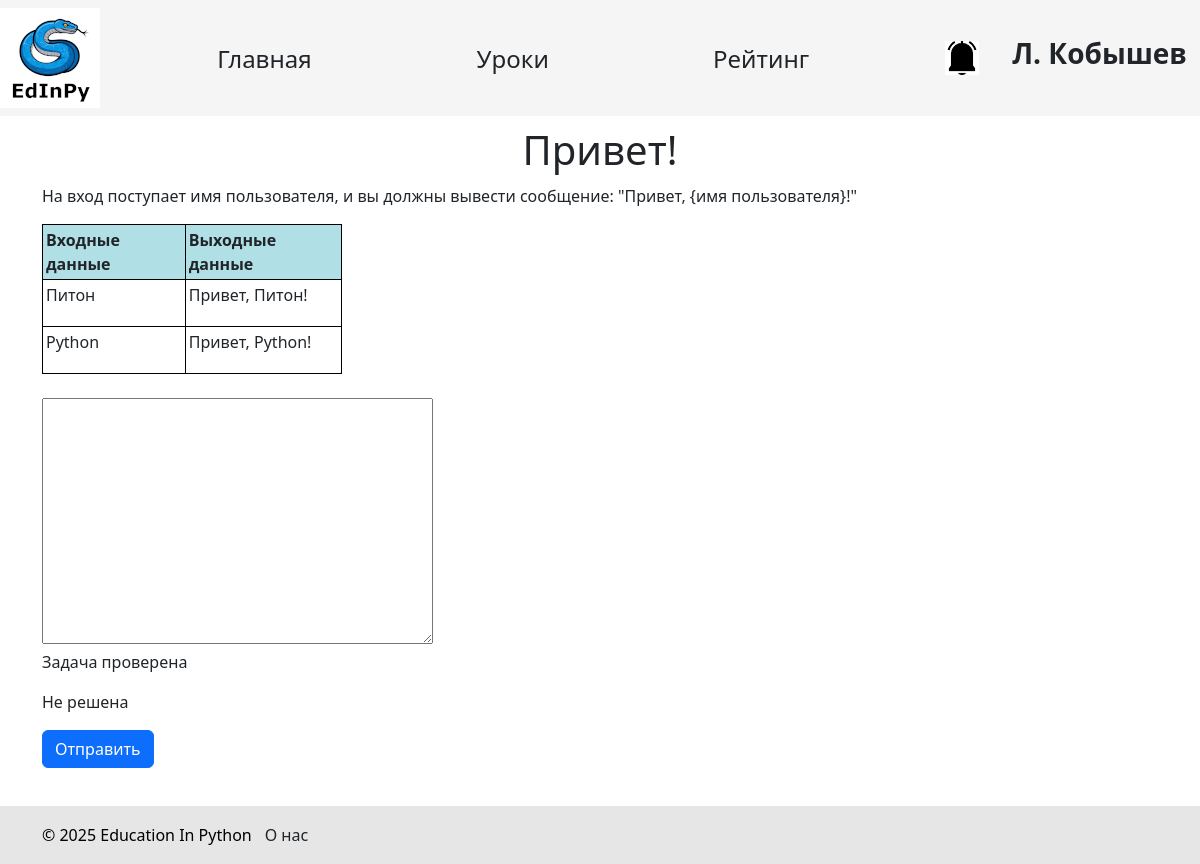
/lessons/1/tasks/2 (signed in), run on the app's committed database.
### data/students.py (models this page shows, shortened)
class Student(SqlAlchemyBase, UserMixin):
    __tablename__ = 'students'
    id = sqlalchemy.Column(sqlalchemy.Integer, primary_key=True, autoincrement=True)
    name = sqlalchemy.Column(sqlalchemy.String, nullable=True)
    surname = sqlalchemy.Column(sqlalchemy.String, nullable=True)
    age = sqlalchemy.Column(sqlalchemy.Integer, nullable=True)
    email = sqlalchemy.Column(sqlalchemy.String, index=True, unique=True, nullable=False)
    hashed_password = sqlalchemy.Column(sqlalchemy.String, nullable=False)
    completed_tasks = sqlalchemy.Column(sqlalchemy.Integer, default=0)
    teacher_id = sqlalchemy.Column(sqlalchemy.Integer, sqlalchemy.ForeignKey("teachers.id"))
    teacher = orm.relationship('Teacher', back_populates='student')
    task = orm.relationship('Solution', back_populates='student')
    image_name = sqlalchemy.Column(sqlalchemy.Text, nullable=True, unique=True)
    def has_notifications(self):
        with create_session() as db_sess:
            result = db_sess.query(StudentNotification).filter(StudentNotification.student_id == current_user.id,
                                                               StudentNotification.is_read == False).first()
            return result is not None

### data/tasks.py (models this page shows)
class Task(SqlAlchemyBase, SerializerMixin):
    __tablename__ = 'tasks'
    id = sqlalchemy.Column(sqlalchemy.Integer, primary_key=True, autoincrement=True)
    title = sqlalchemy.Column(sqlalchemy.String)
    condition = sqlalchemy.Column(sqlalchemy.String)
    examples = sqlalchemy.Column(sqlalchemy.String, nullable=True)
    less_id = sqlalchemy.Column(sqlalchemy.Integer, sqlalchemy.ForeignKey('lessons.id'))
    lesson = orm.relationship("Lesson", back_populates='task')
    solution = orm.relationship('Solution', back_populates='task')

### main.py (the view, shortened to what this page needs)
@app.route("/lessons/<int:lesson_id>/tasks/<int:task_id>", methods=['GET', 'POST'])
@login_required
def show_task(lesson_id, task_id):
    with db_session.create_session() as db_sess:
        task = db_sess.query(Task).filter(Task.id == task_id).first()  # получение урока из дб
        if task:  # если урок найден
            if current_user.__class__ == Student and not current_user.teacher_id:
                flash("Для Вас еще не назначен учитель")
                return redirect(f'/lessons/{lesson_id}/tasks')
            task_form = TaskForm()
            try:
                examples = [example.split(':') for example in str(task.examples).split(';')]  # форматирование примеров
            except Exception:  # если неправильно введены примеры
                task.title = 'Задача в разработке!'
                db_sess.commit()
                return redirect(f'/lessons/{lesson_id}/tasks')
            old_solution = db_sess.query(Solution).filter(current_user.id == Solution.student_id,
                                                          Solution.task_id == task.id).first()  # ищем старое решение
            is_checked, is_solved = False, False
            if old_solution:  # если решение было отправлено раньше
                is_send = True
                if old_solution.is_checked:  # если решение было проверено
                    is_checked = True
                else:  # если решение не было проверено
                    is_checked = False
                if old_solution.is_solved:  # если решение было верным
                    is_solved = True
                else:  # если решение не было верным
                    is_solved = False
            else:  # если ещё не отправляли
                is_send = False
            if current_user.__class__ in [Teacher, Admin]:
                is_send = False
            try:
                return render_template(f'task.html', form=task_form, task=task, examples=examples,
                                       is_checked=is_checked, is_solved=is_solved, is_send=is_send)  # отображаем задачу
            except Exception:
                task.title = 'Задача в разработке!'
                db_sess.commit()
                return redirect(f'/lessons/{lesson_id}/tasks')
        return abort(404)  # задача не найдена

### forms/task.py
class TaskForm(FlaskForm):
    code = StringField('Code', widget=TextArea())
    submit = SubmitField('Отправить')

### data/db_session.py (called while the page is built)
def create_session() -> Session:
    global __factory
    return __factory()

### main.py (called while the page is built)
@login_manager.user_loader
def load_user(id):
    try:
        id, cl = id.split("|")
        if cl not in USER_CLASSES:
            raise Exception
        with db_session.create_session() as db_sess:
            return Session.get(entity=USER_CLASSES[cl], ident=id, self=db_sess)  # создание сессии
    except Exception:
        return None

### templates/task.html
{% extends "base.html" %} {% block content %}
<link rel="stylesheet" href="../../../static/css/style.css" />
<link rel="stylesheet" href="../../../static/css/base.css" />
<form action="" method="post">
  <h1>{{ task.title }}</h1>
  <div>
    <div><p>{{ task.condition }}</p></div>
    <div>
      <table>
        <thead>
          <tr>
            <th>Входные данные</th>
            <th>Выходные данные</th>
          </tr>
        </thead>
        <tbody>
          {% for example in examples %}
          <tr>
            <td>
              {% for i in example[0].split('^') %}
              <p>{{i}}</p>
              {% endfor %}
            </td>
            <td>
              {% for i in example[1].split('^') %}
              <p>{{i}}</p>
              {% endfor %}
            </td>
          </tr>
          {% endfor %}
        </tbody>
      </table>
    </div>
    <br />
    {% if current_user.__class__.__name__ == 'Student' %}
    <div>{{ form.code(cols=40, rows=10) }}</div>
    {% if is_checked %}
    <p>Задача проверена</p>
    {% if is_solved %}
    <p>Решена</p>
    {% else %}
    <p>Не решена</p>
    {% endif %} {% else %} {% if is_send %}
    <p>Задача отправлена</p>
    {% else %}
    <p>Задача не отправлена</p>
    {% endif %} {% endif %} {% if not is_solved %}
    <div>{{ form.submit(type="submit", class="btn btn-primary") }}</div>
    {% endif %} {% endif %}
  </div>
</form>
{% endblock %}

### templates/base.html (shortened to what this page needs)
<!DOCTYPE html>
<html lang="ru">
  <head>
    <link
      href="https://cdn.jsdelivr.net/npm/bootstrap@5.3.3/dist/css/bootstrap.min.css"
      rel="stylesheet"
    />
    <link rel="stylesheet" href="../static/css/style.css" />
    <link rel="stylesheet" href="../static/css/base.css" />
  </head>
  <body>
    <header>
      <nav class="navbar navbar-light">
        <div class="logo">
          <a href="/">
            <img src="{{url_for('static', filename='edinpy.png')}}" />
          </a>
        </div>
        <div class="nav_buttons">
          <a href="/" type="button" class="btn main_page">Главная</a>
          <a href="/lessons" type="button" class="btn lessons">Уроки</a>
          <a href="/rating" type="button" class="btn rating">Рейтинг</a>
        </div>
        <div class="account">
          {% if current_user.is_authenticated %}
          <div class="notifications">
            {% if current_user.__class__.__name__ in ['Student', 'Teacher'] and
            current_user.has_notifications() %}
            <a href="/notifications">
              <img src="{{ url_for('static', filename='bell_black.png') }}" />
            </a>
            {% else %}
            <a href="/notifications"
              ><img src="{{ url_for('static', filename='bell_white.png') }}"
            /></a>
            {% endif %}
          </div>
          <div class="profile_user">
            <a href="/profile" class="btn"
              ><h3>
                <b>{{ current_user.name[0] }}. {{ current_user.surname }}</b>
              </h3></a
            >
          </div>
          {% endif %}
        </div>
      </nav>
    </header>
    <main role="main" class="container">{% block content %}{% endblock %}</main>
    <br /><br /><br /><br />
    <div id="footer">
      <div class="container ms-auto">
        <p>&copy; 2025 Education In Python</p>
        <a href="/about_us" class="btn about_us">О нас</a>
      </div>
    </div>
  </body>
</html>

### static/css/style.css (style rules this page uses)
h1 { text-align: center; margin: 10px auto; }
table { width: 300px; border-collapse: collapse; }
td, th { padding: 3px; border: 1px solid black; }
th { background: #b0e0e6; }

### static/css/base.css (style rules this page uses)
nav { background-color: rgb(245, 245, 245); }
.logo { align-self: flex-start; background-color: rgb(245, 245, 245); }
div.nav_buttons { flex-grow: 1; display: flex; justify-content: space-evenly; flex-wrap: wrap; }
nav>div.nav_buttons a.main_page, nav>div.nav_buttons a.lessons, nav>div.nav_buttons a.solutions, nav>div.nav_buttons a.rating { width: 7em; height: 2em; font-size: 150%; }
div.notifications { width: 33.75px; align-self: center; margin: 0 20px; }
div.notifications img { width: 100%; background-color: rgb(245, 245, 245); }
.account { display: flex; justify-content: end; }
#footer { position: fixed; left: 0; bottom: 0; padding: 10px; background: rgb(230, 230, 230); color: black; width: 100%; }
#footer .container { display: flex; flex-direction: row; justify-content: start; }
#footer .container p { margin: 0; align-self: center; }

### data on the page
Student: name "Л", surname "Кобышев"
Task: title "Привет!", condition "На вход поступает имя пользователя, и вы должны вывести сообщение: \"Привет, {имя пользователя}!\""

### other printed values
{{ i }} "Питон" "Python"
{{ i }} "Привет, Питон!" "Привет, Python!"
